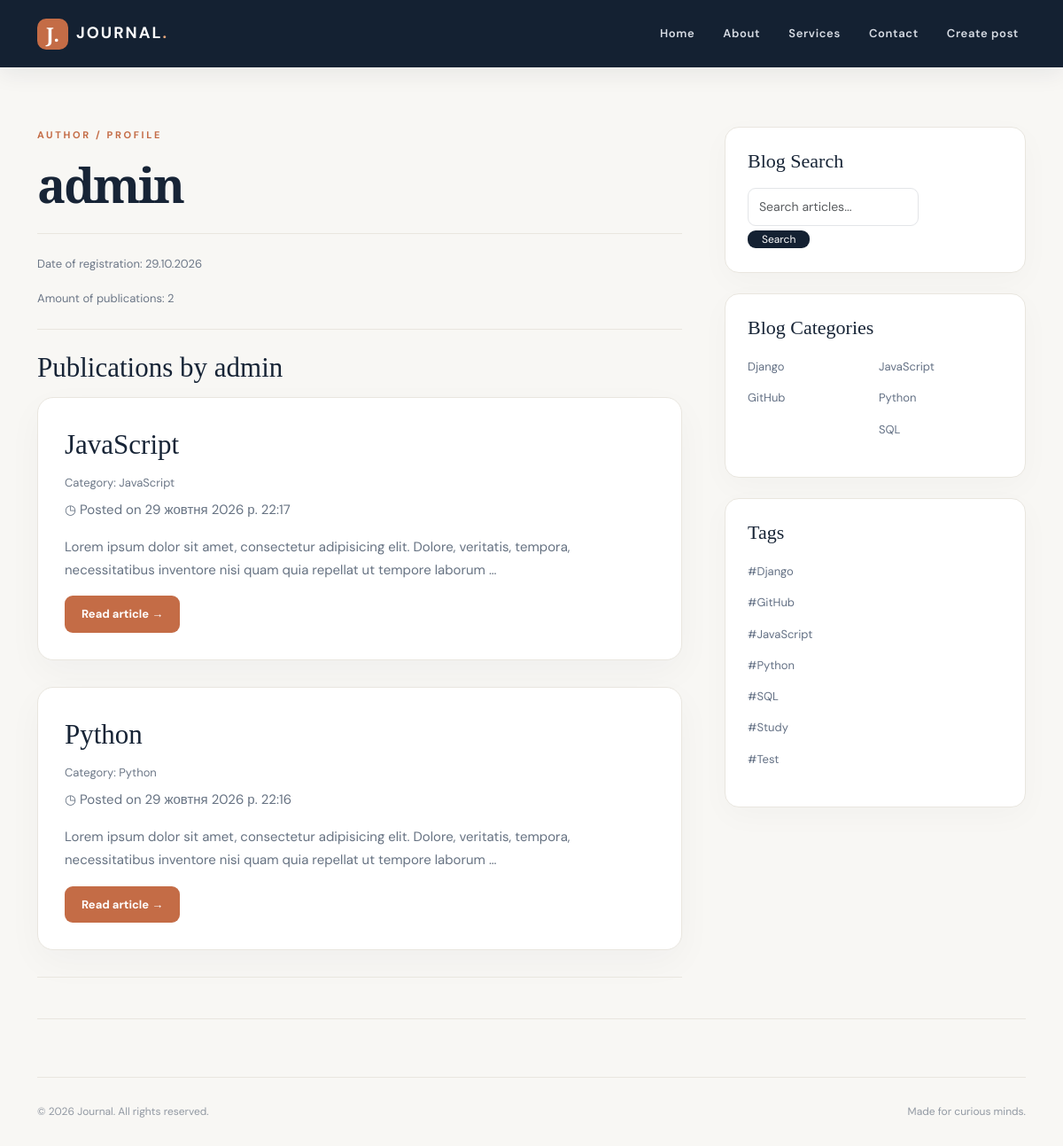
The app's page /profile/1/, older data.
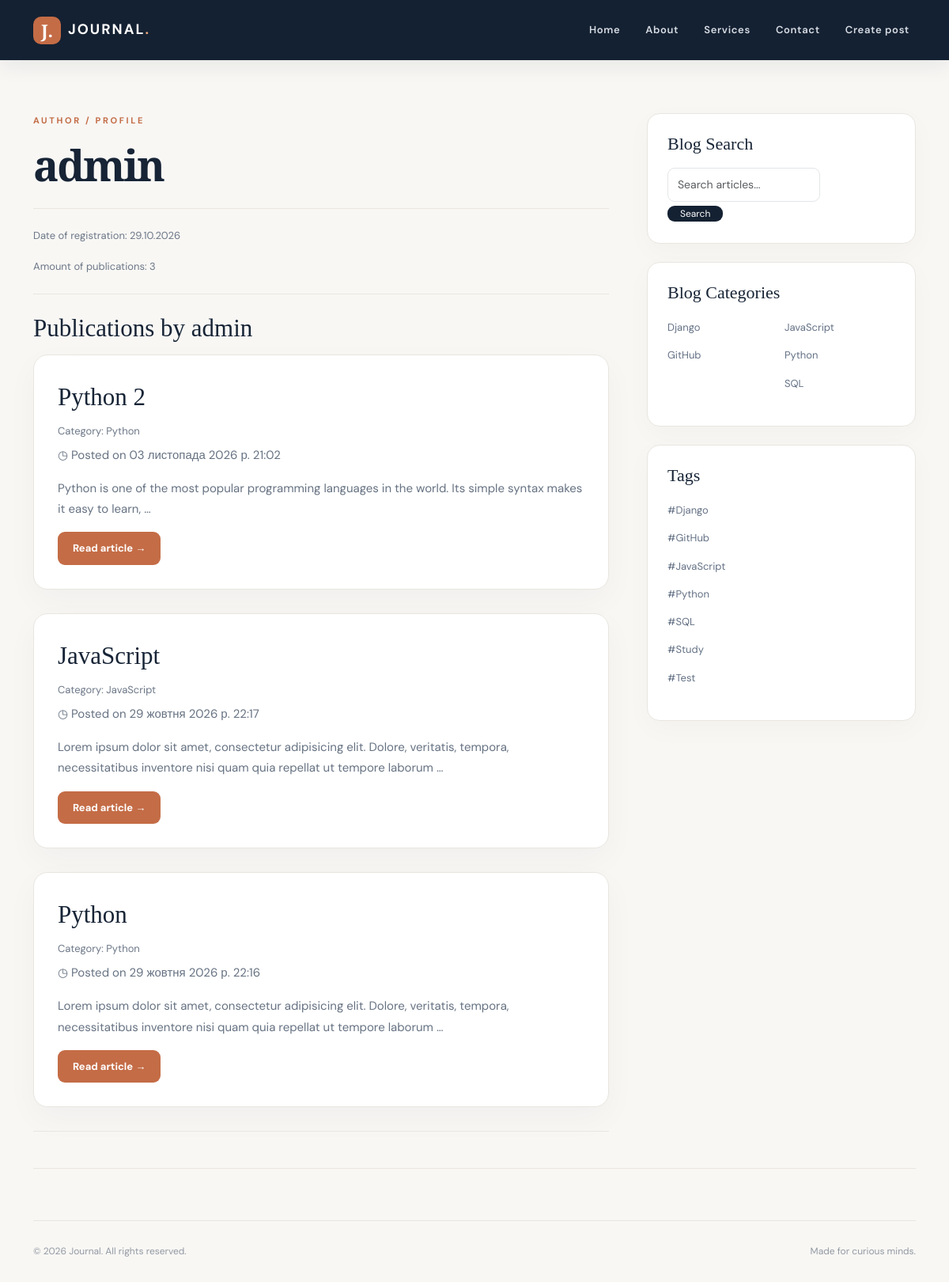
The same page, newer data.
### blog/models.py (models this page shows, shortened)
class Post(models.Model):
    title = models.CharField(max_length=200, verbose_name='Заголовок', unique=True)
    content = models.TextField(verbose_name='Вміст')
    published_date = models.DateTimeField(auto_now_add=True, verbose_name='Дата публікації')
    category = models.ForeignKey(Category, on_delete=models.CASCADE, verbose_name='Категорія')
    user = models.ForeignKey(User, on_delete=models.CASCADE, verbose_name='Автор')
    tags = models.ManyToManyField(Tag, blank=True, verbose_name='Тег')
    image = models.ImageField(upload_to='posts/', blank=True, verbose_name='Обкладинка')
    class Meta:
        ordering = ['-published_date']
        verbose_name = 'Публікація'
        verbose_name_plural = 'Публікації'

class Category(models.Model):
    name = models.CharField(max_length=100, verbose_name='Назва')
    def __str__(self):
        return self.name
    class Meta:
        ordering = ['name']
        verbose_name = 'Категорія'
        verbose_name_plural = 'Категорії'

class Tag(models.Model):
    name = models.CharField(max_length=30, unique=True, verbose_name='Назва')
    class Meta:
        ordering = ['name']
        verbose_name = 'Тег'
        verbose_name_plural = 'Теги'

### blog/views.py (the view)
# urls.py: path('profile/<int:user_id>/', views.profile_detail, name='profile_detail'),
def profile_detail(request, user_id):
    user = get_object_or_404(User, id=user_id)
    posts = Post.objects.filter(user=user)
    context = {'user': user, 'posts': posts, 'tags': Tag.objects.all()}
    context.update(get_categories())
    return render(request, 'blog/profile.html', context)

### blog/views.py (called while the page is built)
def get_categories():
    categories = Category.objects.all()
    first_half = Category.objects.all()[:len(categories) // 2]
    second_half = Category.objects.all()[len(categories) // 2:]
    return {'categories' : first_half, 'categories2': second_half}

### templates/blog/profile.html
{% extends 'base.html' %}
{% load static %}
{% block content %}
<div class="eyebrow mb-3">AUTHOR / PROFILE</div>
<h1 class="article-title">{{ user.username }}</h1>
<hr class="soft-divider"/>
<div class="byline">
    <p>Date of registration: {{ user.date_joined|date:"d.m.Y" }}</p>
    <p>Amount of publications: {{ posts.count }}</p>
</div>
<hr class="soft-divider"/>
<h2 class="post-title">Publications by {{ user.username }}</h2>
{% for post in posts %}
    <section class="post-card">
        <h3 class="post-title">
            <a href="{% url 'blog:post_detail' post.id %}">
                {{ post.title }}
            </a>
        </h3>
        <p class="byline">
            Category: {{ post.category }}
        </p>
        <p>◷ Posted on {{ post.published_date }}</p>
        <p>{{ post.content|truncatewords:20 }}</p>
        <a class="btn btn-accent" href="{% url 'blog:post_detail' post.id %}">Read article →</a>
    </section>
{% empty %}
    <p>This author has no publications yet.</p>
{% endfor %}
<hr class="soft-divider"/>
{% endblock %}

### templates/base.html (shortened to what this page needs)
<!DOCTYPE html>
<html lang="en">
<head>
    {% load static %}
    <link href="https://cdn.jsdelivr.net/npm/bootstrap@5.3.3/dist/css/bootstrap.min.css" rel="stylesheet"/>
    <link href="{% static 'blog/css/site.css' %}" rel="stylesheet"/>
</head>
<body>
{% include 'blog/navbar.html' %}
<div class="container page-container">
    <div class="row g-5">
        <div class="col-lg-8">
            {% block content %} {% endblock %}
        </div>
        <div class="col-lg-4">
            <div class="sidebar-card">
                <h4 class="sidebar-heading">Blog Search</h4>
                <div class="input-group">
                    <form method="get">
                        <input aria-label="Search articles" class="form-control" placeholder="Search articles..."
                           type="text" value="{{ query }}" name="q"/>
                        <button class="btn btn-search" type="submit">Search</button>
                    </form>
                </div>
            </div>
            <div class="sidebar-card">
                <h4 class="sidebar-heading">Blog Categories</h4>
                <div class="row g-2">
                    <div class="col-6">
                        <ul class="list-unstyled category-list">
                            {% for category in categories %}
                                <li><a href="?category={{ category.id }}">{{ category.name }}</a></li>
                            {% empty %}
                                <p>Категорій немає</p>
                            {% endfor %}
                        </ul>
                    </div>
                    <div class="col-6">
                        <ul class="list-unstyled category-list">
                           {% for category in categories2 %}
                                <li><a href="?category={{ category.id }}">{{ category.name }}</a></li>
                            {% empty %}
                                <p>Категорій немає</p>
                            {% endfor %}
                        </ul>
                    </div>
                </div>
            </div>
            <div class="sidebar-card">
                <h4 class="sidebar-heading">Tags</h4>
                <ul class="list-unstyled category-list">
                   {% for tag in tags %}
                        <li><a href="#">#{{ tag.name }}</a></li>
                    {% empty %}
                        <p>Тегів немає</p>
                    {% endfor %}
                </ul>
            </div>
        </div>
    </div>
    <hr class="soft-divider"/>
    <footer class="site-footer">
        <div class="d-flex flex-wrap justify-content-between gap-2">
            <span>© 2026 Journal. All rights reserved.</span><span>Made for curious minds.</span></div>
    </footer>
</div>
</body>
</html>

### templates/blog/navbar.html (shortened to what this page needs)
<nav class="navbar navbar-expand-lg navbar-dark fixed-top site-navbar" role="navigation">
    <div class="container"><a class="navbar-brand" href="{% url 'blog:contact' %}"><span class="brand-mark">J.</span> JOURNAL<span
            class="brand-dot">.</span></a>
        <div class="collapse navbar-collapse" id="mainNav">
            <ul class="navbar-nav ms-auto gap-lg-3">
                <li class="nav-item"><a class="nav-link" href="{% url 'blog:index' %}">Home</a></li>
                <li class="nav-item"><a class="nav-link" href="#about">About</a></li>
                <li class="nav-item"><a class="nav-link" href="#services">Services</a></li>
                <li class="nav-item"><a class="nav-link" href="{% url 'blog:contact' %}">Contact</a></li>
                <li class="nav-item"><a class="nav-link" href="{% url 'blog:post_create' %}">Create post</a></li>
            </ul>
        </div>
    </div>
</nav>

### static/blog/css/site.css (style rules this page uses)
:root { --ink:#172436;--muted:#6c7787;--accent:#c46c46;--paper:#f8f7f4;--line:#e9e6df }
* { box-sizing:border-box }
html { scroll-behavior:smooth }
body { background:var(--paper);color:var(--ink);font-family:'DM Sans',Arial,sans-serif;line-height:1.75;font-size:15px;padding-top:88px }
a { color:var(--accent);text-decoration:none;transition:color .2s }
.site-navbar { background:#142132;min-height:76px;box-shadow:0 8px 24px #14213212 }
.navbar-brand { font-weight:700;letter-spacing:2px;font-size:18px;display:flex;align-items:center;gap:9px }
.brand-mark { background:var(--accent);color:#fff;width:35px;height:35px;display:inline-flex;align-items:center;justify-content:center;border-radius:10px;letter-spacing:0;font-family:'Playfair Display',serif;font-size:22px }
.brand-dot { color:#e8a77c;margin-left:-9px }
.navbar .nav-link { color:#d7dce4!important;font-size:13px;letter-spacing:.05em;font-weight:600 }
.page-container { padding-top:55px }
.eyebrow { font-size:11px;letter-spacing:.24em;font-weight:700;color:var(--accent);text-transform:uppercase }
.page-title,.article-title { font-family:'Playfair Display',Georgia,serif;font-size:clamp(2.7rem,5vw,4.5rem);line-height:1.14;font-weight:600;letter-spacing:-.04em;margin:0 0 38px }
.post-card { background:#fff;border:1px solid var(--line);border-radius:18px;padding:28px 30px 30px;margin-bottom:30px;box-shadow:0 14px 40px #1c273309;transition:transform .2s,box-shadow .2s }
.post-title { font-family:'Playfair Display',Georgia,serif;font-size:31px;line-height:1.3;margin:5px 0 12px }
.post-title a { color:var(--ink) }
.byline { font-size:13px;color:var(--muted);margin-bottom:5px }
.post-card>p:not(.byline) { color:#667282 }
.soft-divider { border:0;border-top:1px solid var(--line);opacity:1;margin:23px 0 }
.btn-accent { background:var(--accent);color:#fff;border:0;border-radius:9px;padding:11px 19px;font-weight:700;font-size:13px }
.sidebar-card { background:#fff;border:1px solid var(--line);border-radius:16px;padding:25px;margin-bottom:23px;box-shadow:0 10px 35px #1c273307 }
.sidebar-heading { font-family:'Playfair Display',serif;font-size:22px;margin-bottom:17px }
.form-control { border:1px solid #e3e5e8;border-radius:9px;min-height:43px;font-size:14px }
.btn-search { background:#142132;color:#fff;border-radius:9px;font-size:12px;padding:0 15px }
.category-list li { margin-bottom:9px }
.category-list a { color:#647185;font-size:13px }
.article-title { font-size:clamp(2.8rem,4.5vw,4rem);margin-bottom:15px }
.site-footer { margin:65px 0 35px;border-top:1px solid var(--line);padding-top:28px;color:#9299a3;font-size:12px }

Row changes from the older to the newer data that the page shows:
added Post: title "Python 2", category "Python", published_date "03 листопада 2026 р. 21:02", content "Python is one of the most popular programming languages in the world. Its simple syntax makes it easy to learn, …"
Text that changed along with them:
{{ posts.count }}: "2" → "3"
